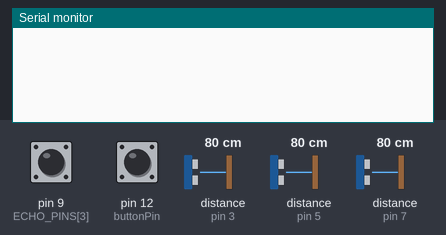
Simulated run of this sketch. Board: Arduino Uno, built with avr-gcc and run on an emulated ATmega328P. On the bench: the last lines printed to the serial monitor. Wiring (inferred from the names in the program): 3 × ultrasonic range finder: trigger pin 2, echo pin 3 / trigger pin 4, echo pin 5 / trigger pin 6, echo pin 7. The inputs (shaded band) are chosen by the test bench; at power-on: pin 9 (ECHO_PINS[3]) LOW, pin 12 (buttonPin) HIGH, distance to the obstacle (sensors on pin 3, pin 5, pin 7) 80 cm. The echo pulse lasts 58.3 µs per cm.

Above: at 1.2 s.
1.3 s: pin 9 (ECHO_PINS[3]) pulsed HIGH 2 times (0.12 s each, 0.3 s apart)
At 1.61 s:
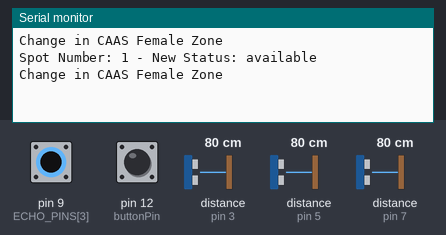
At 2.9 s:
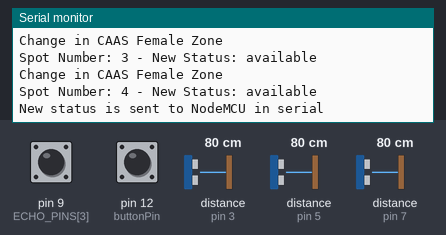
Timing chart, 0 to 4.4 s (numbered marks = the images above; inputs shaded):
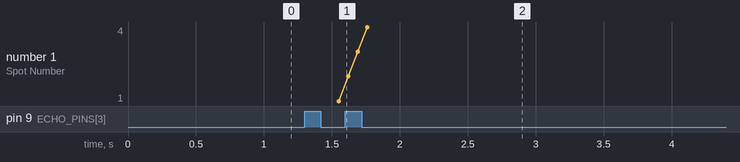

The sketch:

AvailabilityArduino.ino
```cpp
// Availability Arduino

#include <SoftwareSerial.h>
#include <ArduinoJson.h>

SoftwareSerial s(11, 10);

const int TRIG_PINS[4] = {2, 4, 6, 8};
const int ECHO_PINS[4] = {3, 5, 7, 9};

const unsigned int MAX_DIST = 23200;
const int buttonPin = 12;
int buttonState = 0;

void setup() {
  s.begin(9600);
  Serial.begin(9600);

  pinMode(buttonPin, INPUT);

  for (auto trig : TRIG_PINS) {
    pinMode(trig, OUTPUT);
    digitalWrite(trig, LOW);
  }

}
//          Spot 1    Spot 2    Spot 3    Spot 4
// Zone A     x         x         x         x
// Zone B     x         x         x         x

int spotStatus[2][4] = { {0, 0, 0, 0}, {0, 0, 0, 0} };
int prevSpotStatus[2][4] = { {0, 0, 0, 0}, {0, 0, 0, 0} };
//bool changeInStatus[4] = { false, false, false, false };
bool changeInStatus = false;
int spotChangesSerial[4] = { 0, 0, 0, 0};
int arraySize = 4;
int zoneNumb = -1;
int spot;

int confirm = 0;

unsigned long t1;
unsigned long t2;
unsigned long pulse_width;
float cm;
  String zoneN = "";

void loop() {

  //Switching zones
  buttonState = digitalRead(buttonPin);
  if (buttonState == LOW) {
    zoneNumb = 0;
    zoneN = "CENG Female Zone";
  } else if (buttonState == HIGH) {
    zoneNumb = 1;
    zoneN = "CAAS Female Zone";

  }

  takeReading();
  checkForChanges();
  sendChangesToSerial();
  prepareForAnotherReading();

  delay(60);
}

void takeReading() {
  for (int i = 0; i < arraySize; i++) {

    // Hold the trigger pin high for at least 10 us
    digitalWrite(TRIG_PINS[i], HIGH);
    delayMicroseconds(10);
    digitalWrite(TRIG_PINS[i], LOW);

    // Wait for pulse on echo pin
    //Serial.println("before echo = 0");
    while ( digitalRead(ECHO_PINS[i]) == 0 );

    // Measure how long the echo pin was held high (pulse width)
    // Note: the micros() counter will overflow after ~70 min
    //Serial.println("before echo = 1");
    t1 = micros();
    while ( digitalRead(ECHO_PINS[i]) == 1);
    t2 = micros();
    pulse_width = t2 - t1;

    // Calculate distance in centimeters and inches. The constants
    // are found in the datasheet, and calculated from the assumed speed
    //of sound in air at sea level (~340 m/s).
    cm = pulse_width / 58.0;

    if (cm < 20) {
      spotStatus[zoneNumb][i] = 1;
      //      Serial.print("Car Present: ");
      //      Serial.print(cm);
      //      Serial.println(" cm");
    } else if (cm > 20) {
      spotStatus[zoneNumb][i] = 2;
      //      Serial.print("Car Not Present: ");
      //      Serial.print(cm);
      //      Serial.println(" cm");
    }
    delay(100);
  }
  //    Serial.print(spotStatus[zoneNumb][0]);
  //    Serial.print(",");
  //    Serial.print(spotStatus[zoneNumb][1]);
  //    Serial.print(",");
  //    Serial.print(spotStatus[zoneNumb][2]);
  //    Serial.print(",");
  //    Serial.print(spotStatus[zoneNumb][3]);
  //    Serial.println("");


}

void checkForChanges() {
  for (int i = 0; i < arraySize; i++) {
    if (spotStatus[zoneNumb][i] != prevSpotStatus[zoneNumb][i]) {
      changeInStatus = true;
      spotChangesSerial[i] = spotStatus[zoneNumb][i];
      Serial.print("Change in ");
      Serial.println(zoneN);
      Serial.print("Spot Number: ");
      Serial.print(i + 1);
      Serial.print(" - New Status: ");
      if (spotStatus[zoneNumb][i] == 1) {
        Serial.println("not available");
      } else {
        Serial.println("available");
      }
      //Serial.println(spotStatus[zoneNumb][i]);
    } else {
      spotChangesSerial[i] = 3;
    }
  }
}

void sendChangesToSerial() {
  if (changeInStatus) {
    StaticJsonBuffer<200> jsonBuffer;
    JsonObject& root = jsonBuffer.createObject();

    root["zoneNumb"] = zoneNumb;

    root["spot1"] = spotChangesSerial[0];
    root["spot2"] = spotChangesSerial[1];
    root["spot3"] = spotChangesSerial[2];
    root["spot4"] = spotChangesSerial[3];

    root.printTo(s);
    Serial.println("New status is sent to NodeMCU in serial");
    delay(500);
    confirm = s.read();
    if (confirm != 30) {
      root.printTo(s);
    }

    changeInStatus = false;
    confirm = 0;
  }
}

void prepareForAnotherReading() {
  for (int i = 0; i < arraySize; i++) {
    prevSpotStatus[zoneNumb][i] = spotStatus[zoneNumb][i];
  }

}
```

Measured:
- after the input at 1.3 s, the serial monitor: prints a new line after 0.22 s (image 1)
